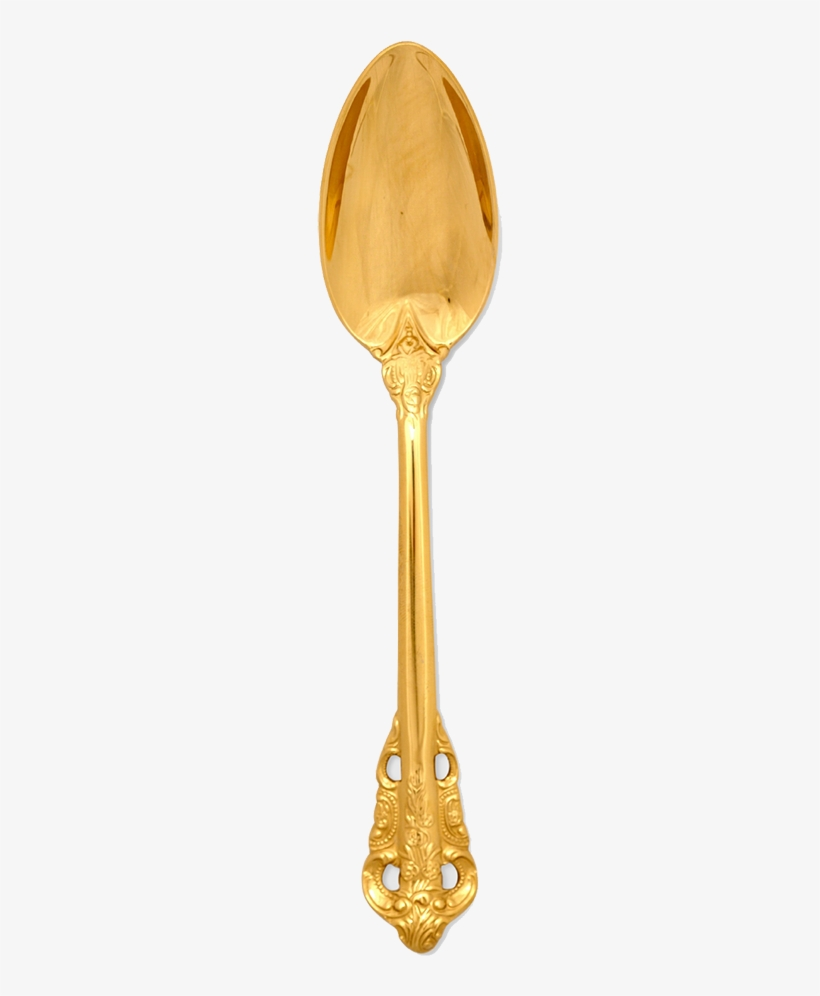
#> input picture Fisrt Principles of Computer Vision/Camera and Imaging/BinaryImages/spoon.png, 820 x 996 px, found by its file name
$ jupyter execute Binary_Images.ipynb
#> lines starting #> are read from the running program, lines starting #| are printed output that depends on the picture; after the words box and inside, x2 and y2 are one past the last pixel; in counts of white or black regions, pixels touching at a corner belong together; long printed decimals are rounded
# Binary Image

Processing of images with one object

[cell 1]
import cv2
from IPython.display import Image
from matplotlib import pyplot as plt
import numpy as np
from math import sqrt, atan2, sin, cos, tan

[cell 2]
file = 'C:/Users/gerag/Desktop/Coursera/Fisrt Principles of Computer Vision/Camera and Imaging/BinaryImages/spoon.png'
img = cv2.cvtColor(cv2.imread(file),cv2.COLOR_BGR2RGB)
img_gray = cv2.cvtColor(img, cv2.COLOR_RGB2GRAY)
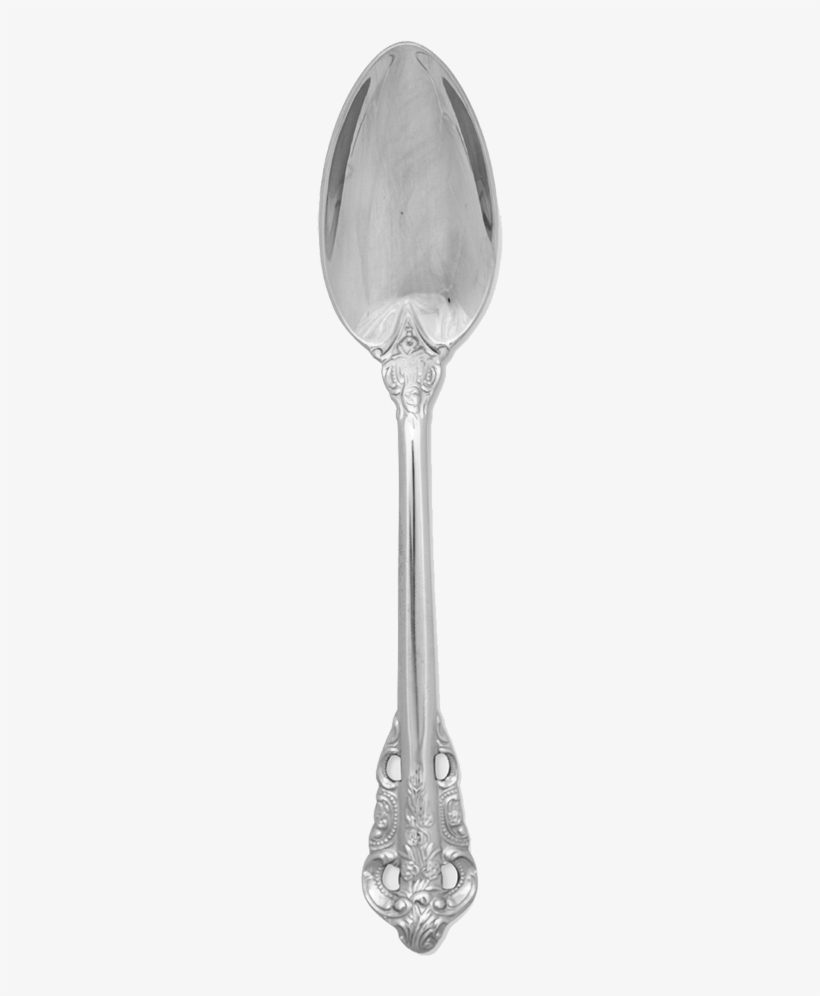
#> img_gray: shape (996, 820); min 56, max 254, mean 239.5

img_blackandwhite = cv2.bitwise_not(cv2.threshold(img_gray, 230, 255, cv2.THRESH_BINARY)[1]) #Invert color
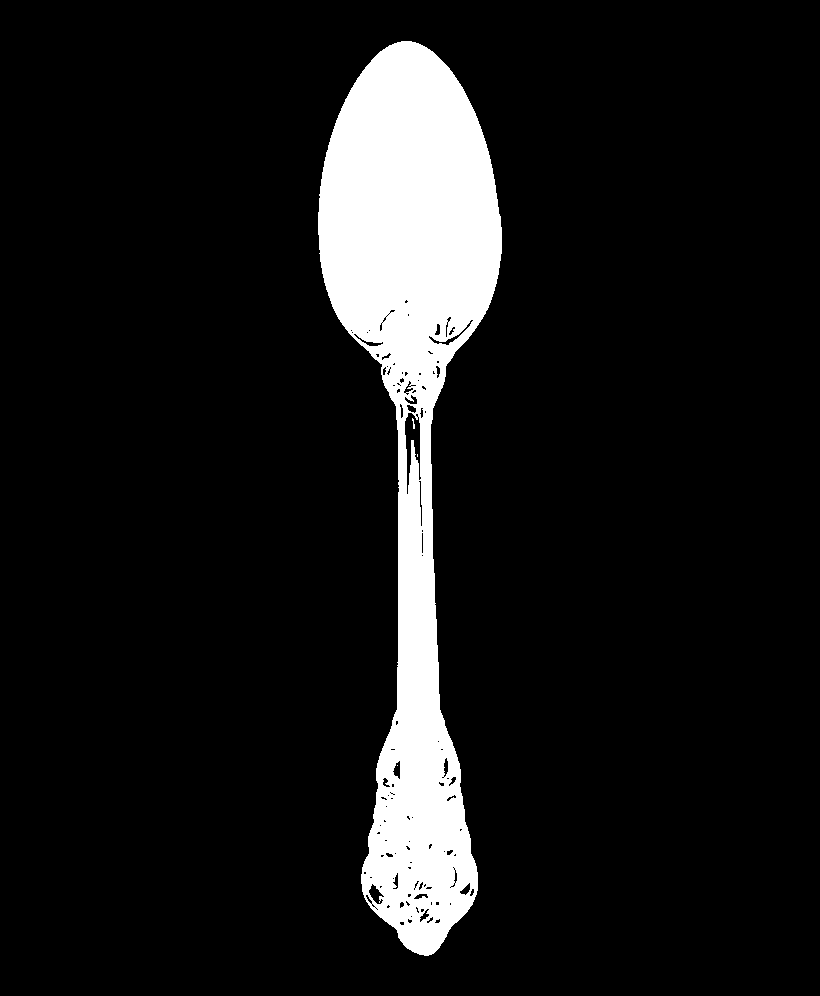
#> img_blackandwhite: shape (996, 820); 9.5% white; 4 white regions (3 under 20 px), largest, box (x1, y1, x2, y2) and area: (318, 41, 502, 956) 77824
img_bw =img_blackandwhite/255

concat = np.concatenate((img, cv2.cvtColor(img_gray,cv2.COLOR_GRAY2BGR),
                         cv2.cvtColor(img_blackandwhite,cv2.COLOR_GRAY2BGR)), axis=1)
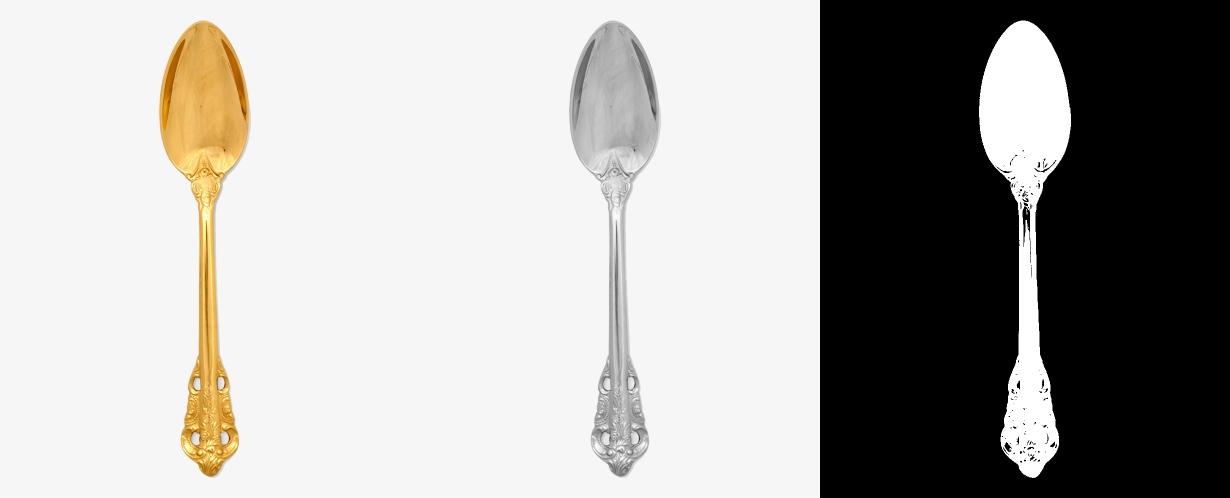
#> concat: shape (996, 2460, 3) (shown at 1/2 size); mean R, G, B 169.2, 167.6, 164.8

plt.imshow(concat)
#> (this line was passed over: IPython is not available in this run)
plt.grid(False)
#> (this line was passed over: IPython is not available in this run)
plt.axis('off')
#> (this line was passed over: IPython is not available in this run)
plt.rcParams["figure.autolayout"] = True
plt.show()

### Area of the object (zeroth moment)

$$ A = \sum_{i=1}^{n} \sum_{j=1}^{m} b_{ij}$$

Where **n** and **m** are the size of the image.

[cell 3]
n , m = img_bw.shape
#> n = 996; m = 820

A = np.sum(np.sum(img_bw))
#> A = 77846
print("The area of the image is {}, while its height is {} and its width is {}".format(int(A),n,m))
#| The area of the image is 77846, while its height is 996 and its width is 820

### Center of area (position)

Position ($\bar{x},\bar{y}$) of the object

 $$ \bar{x} = \frac{1}{A} \sum_{i=1}^{n} \sum_{j=1}^{m} i b_{ij} $$
 $$ \bar{y} = \frac{1}{A} \sum_{i=1}^{n} \sum_{j=1}^{m} j b_{ij} $$

[cell 4]
x_bar = 0
y_bar = 0

for i in range(n):
    for j in range(m):
        x_bar = x_bar + i * img_bw[i,j]
        y_bar = y_bar + j * img_bw[i,j]
#> after the loop, x_bar = 32597761; y_bar = 32104801

x_bar *=  1/A
#> x_bar = 418.7
y_bar *=  1/A
#> y_bar = 412.4

print("The center of the object is ({},{})".format(x_bar,y_bar))
#| The center of the object is (418.747,412.414)

center = cv2.circle(cv2.cvtColor(img,cv2.COLOR_RGB2BGR), (int(y_bar),int(x_bar)),
                    radius=5, color=(0, 0, 255), thickness=-1)

plt.imshow(cv2.cvtColor(center,cv2.COLOR_RGB2BGR))
#> (this line was passed over: IPython is not available in this run)
plt.grid(False)
#> (this line was passed over: IPython is not available in this run)
plt.axis('off')
#> (this line was passed over: IPython is not available in this run)
plt.rcParams["figure.autolayout"] = True
plt.show()

### Second Moments
#### With respect to origin

$$a' = \sum_{i=1}^{n} \sum_{j=1}^{m} i^2 b_{ij}$$
$$b' = 2\sum_{i=1}^{n} \sum_{j=1}^{m} ij b_{ij}$$
$$c' = \sum_{i=1}^{n} \sum_{j=1}^{m} j^2 b_{ij}$$

[cell 5]
a_ = 0
b_ = 0
c_ = 0

x_plot = 0
y_plot = 0

for i in range(n):
    for j in range(m):
        a_ += i**2 * img_bw[i,j]
        b_ += i*j  * img_bw[i,j]
        c_ += j**2 * img_bw[i,j]
#> after the loop, a_ = 1.97e+10; b_ = 1.36e+10; c_ = 1.34e+10

b_ *= 2
#> b_ = 2.71e+10

print("a_ = {}, b_ = {}, c_ = {} ".format(a_,b_,c_))
#| a_ = 19690421599.0, b_ = 27100532338.0, c_ = 13353182355.0

#### Image Moments

$$ M_{p,q} =  \sum_{i=1}^{n} \sum_{j=1}^{m} i^p j^q I(i,j)$$

Where M(0,0) is the Area of the Image

We can obtain the centers by:
 $\bar{x} = \frac{M_{1,0}}{M_{0,0}}$ and $\bar{y} = \frac{M_{0,1}}{M_{0,0}}$

and the second moments by:

$$\mu_{2,0}' = a = \frac{M_{2,0}}{M_{0,0}} - \bar{x}^2$$
$$\mu_{1,1}' = b = \frac{M_{1,1}}{M_{0,0}} - \bar{x}\bar{y}$$
$$\mu_{0,2}' = c = \frac{M_{0,2}}{M_{0,0}} - \bar{y}^2$$

And the covariance matrix of the binary object would be:

$$ cov(Obj) = \begin{bmatrix}
\mu_{2,0}' & \mu_{1,1}'\\
\mu_{1,1}' & \mu_{0,2}'
\end{bmatrix}$$

[cell 6]
M = np.zeros((3,3))

M = [[sum([i**p * j**q * img_bw[i,j] for i in range(n) for j in range(m)])
    for p in range(3)] for q in range(3)] #Zeroth to second order
#> M = [[77846, 32597761, 1.97e+10], [32104801, 1.36e+10, 8.23e+12], [1.34e+10, 5.67e+12, 3.45e+15]]

Area = M[0][0]
#> Area = 77846
row = M[1][0]/M[0][0]
#> row = 412.4
column = M[0][1]/M[0][0]
#> column = 418.7

#Covariance matrix
Cov = np.zeros((2,2))


Cov[0,0] = a_ = M[2][0]/M[0][0] - row**2                 # mu' 2,0 or a
#> a_ = 1447.8
Cov[0,1] = b_ = Cov[1,0] = 2*(M[1][1]/M[0][0] - row*column)   # mu' 1,1 or b
#> b_ = 2735.8
Cov[1,1] = c_ = M[0][2]/M[0][0] - column**2                 # mu' 0,2 or c
#> c_ = 77591.8

print("Area = {}, x_c = {} , y_c = {}".format(Area, x_bar, y_bar))
#| Area = 77846.0, x_c = 418.747 , y_c = 412.414
print("a_ = {}, b_ = {}, c_ = {} ".format(Cov[0,0],Cov[0,1],Cov[1,1] ))

#### Orientation
$$\theta = \frac{1}{2} tan^{-1}\left( \frac{2\mu_{1,1}'}{\mu_{2,0}' - \mu_{0,2}'} \right)$$

#### Mayor and Minor axis

$$max = \sqrt{ 8  \left( a + c + \sqrt{4b^2 + (a - c)^2}\right)^2 }$$
$$min = \sqrt{ 8  \left( a + c - \sqrt{4b^2 + (a - c)^2}\right)^2 }$$

#### Roundedness
$$R = \frac{min}{max} , [0,1]$$

#### Orientation axis
$$p = \bar{y}cos(\theta) - \bar{x}sin(\theta)$$

[cell 7]
theta = 1/2 * atan2(2*Cov[0,1], Cov[0,0] - Cov[1,1])

max_ = 0
min_ = 0

try:
    max_ = sqrt( 8*( a_ + c_ + sqrt(4*b_**2 + (a_-c_)**2) ) )
#> max_ = 1114.9
    min_ = sqrt( 8*( a_ + c_ - sqrt(4*b_**2 + (a_-c_)**2) ) )
#> min_ = 146.9
except:
    print("Error")

R = min_/max_
#> R = 0.132

print("Orientation: {}(deg: {}) \nmin_: {}, max_: {} \nRoundedness: {}"
      .format(theta, np.rad2deg(theta),min_, max_,R))
#| Orientation: 1.535(deg: 87.945)
#| min_: 146.949, max_: 1114.917
#| Roundedness: 0.1318

[cell 8]
p = -column*cos(theta) + row*sin(theta)
#> p = 397.1
xy = [[int((i*cos(theta)+p)/sin(theta)),i] for i in range(n)]
#> xy = 996 pairs, first value 397 to 433, second value 0 to 995
xy = np.array(xy)
xy = xy.reshape((-1,1,2))
#> xy = 996 rows, first 8: [397, 0], [397, 1], [397, 2], [397, 3], [397, 4], [397, 5], [397, 6], [397, 7]


center = cv2.circle(cv2.cvtColor(img,cv2.COLOR_RGB2BGR), (int(row),int(column)),
                    radius=8, color=(255, 0, 0), thickness=-1)

image = cv2.polylines(center, [xy], False, (0, 0, 255), 2)

plt.imshow(cv2.cvtColor(image,cv2.COLOR_RGB2BGR))
#> (this line was passed over: IPython is not available in this run)
plt.grid(False)
plt.axis('off')
plt.rcParams["figure.autolayout"] = True
plt.show()

$ run again, with Fisrt Principles of Computer Vision/Camera and Imaging/BinaryImages/girasol.jpg saved as Fisrt Principles of Computer Vision/Camera and Imaging/BinaryImages/spoon.png
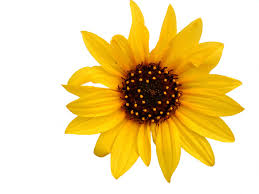
#> input picture Fisrt Principles of Computer Vision/Camera and Imaging/BinaryImages/girasol.jpg, 259 x 194 px, found by its file name
#> `img_blackandwhite = cv2.bitwise_not(cv2.threshold(img_gray, 230, 255, ..`:
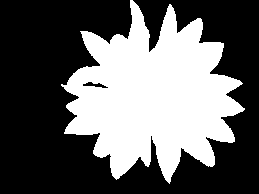
#> img_blackandwhite: shape (194, 259); 38.6% white; 1 white region, box (x1, y1, x2, y2) and area: (61, 0, 245, 184) 19392
#> `concat = np.concatenate((img, cv2.cvtColor(img_gray,cv2.COLOR_GRAY2BGR..`:
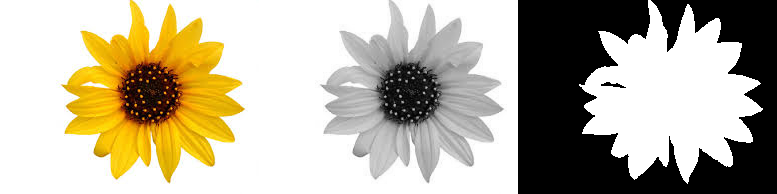
#> concat: shape (194, 777, 3); mean R, G, B 184.2, 177, 158.3
#> A = 19392
#| The area of the image is 19392, while its height is 194 and its width is 259
#> after the loop `for i in range(n):`: x_bar = 1853651; y_bar = 2960422
#> `x_bar *=  1/A`: x_bar = 95.59
#> `y_bar *=  1/A`: y_bar = 152.7
#| The center of the object is (95.588,152.662)
#> after the loop `for i in range(n):`: a_ = 206459469; b_ = 282731997; c_ = 486810104
#> `b_ *= 2`: b_ = 565463994
#| a_ = 206459469.0, b_ = 565463994.0, c_ = 486810104.0
#> M = [[19392, 1853651, 206459469], [2960422, 282731997, 3.15e+10], [486810104, 4.65e+10, 5.17e+12]]
#> Area = 19392
#> row = 152.7
#> column = 95.59
#> `Cov[0,0] = a_ = M[2][0]/M[0][0] - row**2                 # mu' 2,0 or a`: a_ = 1798
#> `Cov[0,1] = b_ = Cov[1,0] = 2*(M[1][1]/M[0][0] - row*column)   # mu' 1,..`: b_ = -25.8
#> `Cov[1,1] = c_ = M[0][2]/M[0][0] - column**2                 # mu' 0,2 ..`: c_ = 1509.5
#| Area = 19392.0, x_c = 95.588 , y_c = 152.662
#> max_ = 169.7
#> min_ = 155.3
#> R = 0.915
#| Orientation: -0.08849(deg: -5.070)
#| min_: 155.290, max_: 169.717
#| Roundedness: 0.915
#> p = -108.7
#> `xy = [[int((i*cos(theta)+p)/sin(theta)),i] for i in range(n)]`: xy = 194 pairs, first value -945 to 1230, second value 0 to 193
#> `xy = xy.reshape((-1,1,2))`: xy = 194 rows, first 8: [1230, 0], [1218, 1], [1207, 2], [1196, 3], [1185, 4], [1173, 5], [1162, 6], [1151, 7]

$ run again, with Fisrt Principles of Computer Vision/Camera and Imaging/BinaryImages/pig.jpg saved as Fisrt Principles of Computer Vision/Camera and Imaging/BinaryImages/spoon.png
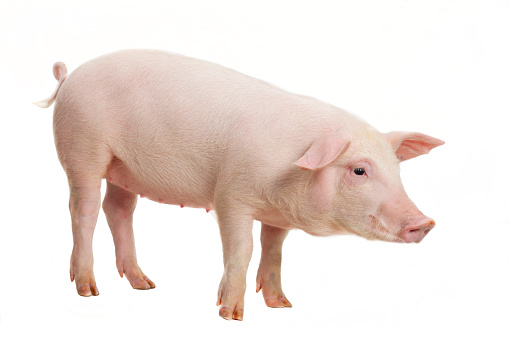
#> input picture Fisrt Principles of Computer Vision/Camera and Imaging/BinaryImages/pig.jpg, 509 x 339 px, found by its file name
#> `img_blackandwhite = cv2.bitwise_not(cv2.threshold(img_gray, 230, 255, ..`:
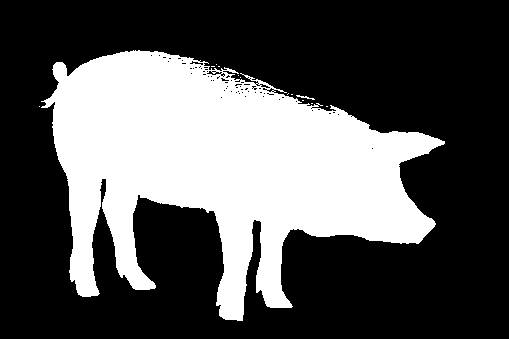
#> img_blackandwhite: shape (339, 509); 33.5% white; 13 white regions (11 under 20 px), largest, box (x1, y1, x2, y2) and area: (41, 50, 445, 321) 57809, (296, 95, 315, 100) 31
#> `concat = np.concatenate((img, cv2.cvtColor(img_gray,cv2.COLOR_GRAY2BGR..`:
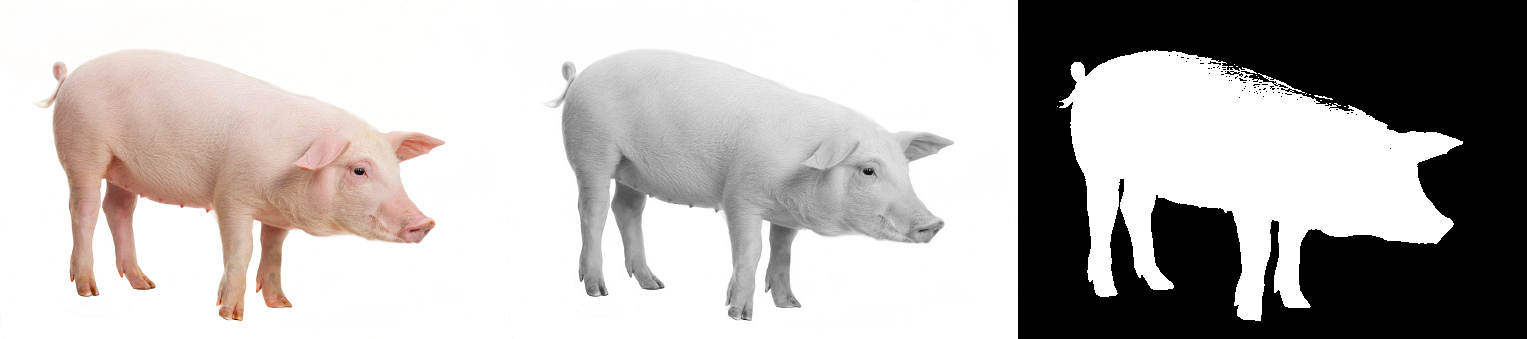
#> concat: shape (339, 1527, 3); mean R, G, B 184, 180.2, 178.3
#> A = 57860
#| The area of the image is 57860, while its height is 339 and its width is 509
#> after the loop `for i in range(n):`: x_bar = 9603094; y_bar = 12826011
#> `x_bar *=  1/A`: x_bar = 166
#> `y_bar *=  1/A`: y_bar = 221.7
#| The center of the object is (165.971,221.673)
#> after the loop `for i in range(n):`: a_ = 1.79e+09; b_ = 2.2e+09; c_ = 3.42e+09
#> `b_ *= 2`: b_ = 4.4e+09
#| a_ = 1789614320.0, b_ = 4400661604.0, c_ = 3422146595.0
#> M = [[57860, 9603094, 1.79e+09], [12826011, 2.2e+09, 4.16e+11], [3.42e+09, 6.01e+11, 1.14e+14]]
#> Area = 57860
#> row = 221.7
#> column = 166
#> `Cov[0,0] = a_ = M[2][0]/M[0][0] - row**2                 # mu' 2,0 or a`: a_ = 10006.3
#> `Cov[0,1] = b_ = Cov[1,0] = 2*(M[1][1]/M[0][0] - row*column)   # mu' 1,..`: b_ = 2474.3
#> `Cov[1,1] = c_ = M[0][2]/M[0][0] - column**2                 # mu' 0,2 ..`: c_ = 3383.6
#| Area = 57860.0, x_c = 165.971 , y_c = 221.673
#> max_ = 416.2
#> min_ = 202.4
#> R = 0.486
#| Orientation: 0.3209(deg: 18.384)
#| min_: 202.437, max_: 416.243
#| Roundedness: 0.4863
#> p = -87.59
#> `xy = [[int((i*cos(theta)+p)/sin(theta)),i] for i in range(n)]`: xy = 339 pairs, first value -277 to 739, second value 0 to 338
#> `xy = xy.reshape((-1,1,2))`: xy = 339 rows, first 8: [-277, 0], [-274, 1], [-271, 2], [-268, 3], [-265, 4], [-262, 5], [-259, 6], [-256, 7]
